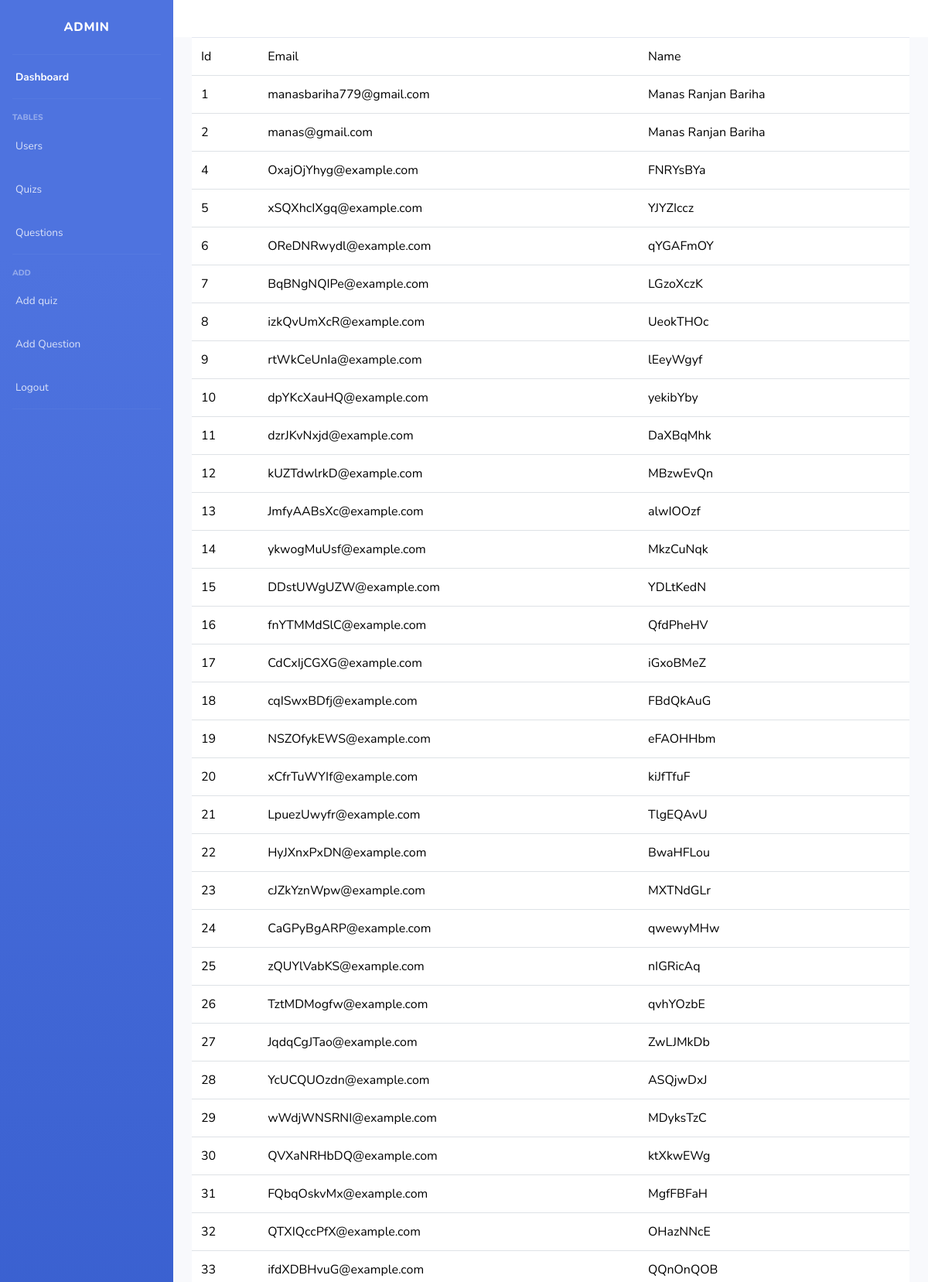
Screenshot of /admin/user (signed in, upper part) with the database file from the repository.
### website/models.py (models this page shows)
class User(db.Model,UserMixin):
    id=db.Column(db.Integer,primary_key=True)
    email=db.Column(db.String(150),unique=True)
    password=db.Column(db.String(1500))
    name=db.Column(db.String(150))
    rating=db.Column(db.Float(precision=2),default=0)
    role = db.Column(db.String(20), default='user')

### website/admin.py (the view)
@admin.route('/user',methods=['GET'])
@login_required
def user_table():
    if current_user.role !='admin':
        return redirect(url_for('views.home'))
    users=getUsers()
    return render_template('admin/user-table.html',users=users)

### website/__init__.py (called while the page is built)
def create_app():
    app = Flask(__name__)
    app.config['SECRET_KEY'] = 'KBMKENNEOLE'
    app.config['SQLALCHEMY_DATABASE_URI'] = 'sqlite:///database.db'
    db.init_app(app)
    from .views import views
    from .auth import auth
    from .admin import admin
    from .models import User, Quiz, Question, Option
    app.register_blueprint(views, url_prefix='/')
    app.register_blueprint(auth, url_prefix='/')
    app.register_blueprint(admin,url_prefix='/admin')
    create_database(app)
    login_manager=LoginManager()
    login_manager.login_view='auth.login'
    login_manager.init_app(app)
    @login_manager.user_loader
    def load_user(id):
        return User.query.get(int(id))
    return app

### website/admin.py (called while the page is built)
def getUsers():
    users = User.query.filter_by(role='user').all()
    return users

### website/templates/admin/user-table.html
{% extends "admin/base.html" %}
{% block content %}
    <table class="table">
        <tr>
            <td class="text-bold">Id</td>
            <td class="text-bold">Email</td>
            <td class="text-bold">Name</td>
        </tr>
        {% for user in users %}
        <tr>
            <td>{{ user.id }}</td>
            <td>{{ user.email }}</td>
            <td>{{ user.name }}</td>
        </tr>
        {% endfor %}
    </table>
{% endblock %}

### rows the page displays
User: id "1", email "manasbariha779@gmail.com", name "Manas Ranjan Bariha"
User: id "2", email "manas@gmail.com", name "Manas Ranjan Bariha"
User: id "4", email "OxajOjYhyg@example.com", name "FNRYsBYa"
User: id "5", email "xSQXhcIXgq@example.com", name "YJYZIccz"
User: id "6", email "OReDNRwydl@example.com", name "qYGAFmOY"
User: id "7", email "BqBNgNQIPe@example.com", name "LGzoXczK"
User: id "8", email "izkQvUmXcR@example.com", name "UeokTHOc"
User: id "9", email "rtWkCeUnIa@example.com", name "lEeyWgyf"
User: id "10", email "dpYKcXauHQ@example.com", name "yekibYby"
User: id "11", email "dzrJKvNxjd@example.com", name "DaXBqMhk"
User: id "12", email "kUZTdwlrkD@example.com", name "MBzwEvQn"
User: id "13", email "JmfyAABsXc@example.com", name "alwIOOzf"
User: id "14", email "ykwogMuUsf@example.com", name "MkzCuNqk"
User: id "15", email "DDstUWgUZW@example.com", name "YDLtKedN"
User: id "16", email "fnYTMMdSlC@example.com", name "QfdPheHV"
User: id "17", email "CdCxIjCGXG@example.com", name "iGxoBMeZ"
User: id "18", email "cqISwxBDfj@example.com", name "FBdQkAuG"
User: id "19", email "NSZOfykEWS@example.com", name "eFAOHHbm"
User: id "20", email "xCfrTuWYIf@example.com", name "kiJfTfuF"
User: id "21", email "LpuezUwyfr@example.com", name "TlgEQAvU"
User: id "22", email "HyJXnxPxDN@example.com", name "BwaHFLou"
User: id "23", email "cJZkYznWpw@example.com", name "MXTNdGLr"
User: id "24", email "CaGPyBgARP@example.com", name "qwewyMHw"
User: id "25", email "zQUYlVabKS@example.com", name "nIGRicAq"
User: id "26", email "TztMDMogfw@example.com", name "qvhYOzbE"
User: id "27", email "JqdqCgJTao@example.com", name "ZwLJMkDb"
User: id "28", email "YcUCQUOzdn@example.com", name "ASQjwDxJ"
User: id "29", email "wWdjWNSRNI@example.com", name "MDyksTzC"
User: id "30", email "QVXaNRHbDQ@example.com", name "ktXkwEWg"
User: id "31", email "FQbqOskvMx@example.com", name "MgfFBFaH"
User: id "32", email "QTXIQccPfX@example.com", name "OHazNNcE"
User: id "33", email "ifdXDBHvuG@example.com", name "QQnOnQOB"
